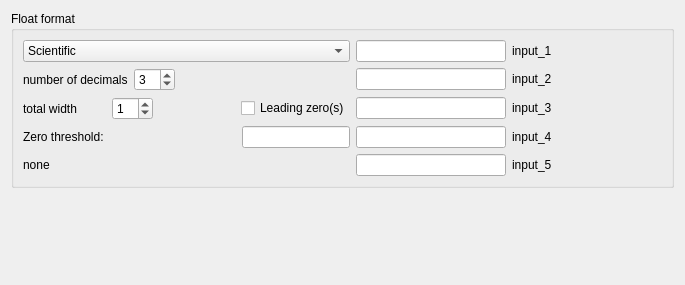
<?xml version="1.0" encoding="UTF-8"?>
<ui version="4.0">
 <class>input_file_settings</class>
 <widget class="QWidget" name="input_file_settings">
  <property name="geometry">
   <rect>
    <x>0</x>
    <y>0</y>
    <width>685</width>
    <height>285</height>
   </rect>
  </property>
  <property name="sizePolicy">
   <sizepolicy hsizetype="MinimumExpanding" vsizetype="MinimumExpanding">
    <horstretch>0</horstretch>
    <verstretch>0</verstretch>
   </sizepolicy>
  </property>
  <property name="minimumSize">
   <size>
    <width>685</width>
    <height>285</height>
   </size>
  </property>
  <property name="maximumSize">
   <size>
    <width>16777215</width>
    <height>16777215</height>
   </size>
  </property>
  <property name="windowTitle">
   <string>Input File</string>
  </property>
  <property name="layoutDirection">
   <enum>Qt::LeftToRight</enum>
  </property>
  <layout class="QVBoxLayout" name="verticalLayout">
   <item>
    <widget class="QGroupBox" name="groupBox">
     <property name="title">
      <string>Float format</string>
     </property>
     <layout class="QGridLayout" name="gridLayout_2" columnminimumwidth="1,10,10">
      <item row="4" column="1">
       <widget class="QLineEdit" name="input_ex_5">
        <property name="maximumSize">
         <size>
          <width>150</width>
          <height>16777215</height>
         </size>
        </property>
       </widget>
      </item>
      <item row="4" column="2">
       <widget class="QLabel" name="output_ex_5">
        <property name="sizePolicy">
         <sizepolicy hsizetype="Fixed" vsizetype="Fixed">
          <horstretch>0</horstretch>
          <verstretch>0</verstretch>
         </sizepolicy>
        </property>
        <property name="maximumSize">
         <size>
          <width>150</width>
          <height>16777215</height>
         </size>
        </property>
        <property name="text">
         <string>input_5</string>
        </property>
       </widget>
      </item>
      <item row="2" column="2">
       <widget class="QLabel" name="output_ex_3">
        <property name="sizePolicy">
         <sizepolicy hsizetype="Fixed" vsizetype="Fixed">
          <horstretch>0</horstretch>
          <verstretch>0</verstretch>
         </sizepolicy>
        </property>
        <property name="maximumSize">
         <size>
          <width>150</width>
          <height>16777215</height>
         </size>
        </property>
        <property name="text">
         <string>input_3</string>
        </property>
       </widget>
      </item>
      <item row="3" column="2">
       <widget class="QLabel" name="output_ex_4">
        <property name="sizePolicy">
         <sizepolicy hsizetype="Fixed" vsizetype="Fixed">
          <horstretch>0</horstretch>
          <verstretch>0</verstretch>
         </sizepolicy>
        </property>
        <property name="maximumSize">
         <size>
          <width>150</width>
          <height>16777215</height>
         </size>
        </property>
        <property name="text">
         <string>input_4</string>
        </property>
       </widget>
      </item>
      <item row="3" column="1">
       <widget class="QLineEdit" name="input_ex_4">
        <property name="maximumSize">
         <size>
          <width>150</width>
          <height>16777215</height>
         </size>
        </property>
       </widget>
      </item>
      <item row="1" column="1">
       <widget class="QLineEdit" name="input_ex_2">
        <property name="maximumSize">
         <size>
          <width>150</width>
          <height>16777215</height>
         </size>
        </property>
       </widget>
      </item>
      <item row="2" column="1">
       <widget class="QLineEdit" name="input_ex_3">
        <property name="maximumSize">
         <size>
          <width>150</width>
          <height>16777215</height>
         </size>
        </property>
       </widget>
      </item>
      <item row="0" column="1">
       <widget class="QLineEdit" name="input_ex_1">
        <property name="maximumSize">
         <size>
          <width>150</width>
          <height>16777215</height>
         </size>
        </property>
       </widget>
      </item>
      <item row="0" column="0">
       <widget class="QComboBox" name="format_type">
        <item>
         <property name="text">
          <string>Scientific</string>
         </property>
        </item>
        <item>
         <property name="text">
          <string>Floating</string>
         </property>
        </item>
       </widget>
      </item>
      <item row="2" column="0">
       <layout class="QHBoxLayout" name="horizontalLayout_3" stretch="1,0,1,0">
        <item>
         <widget class="QLabel" name="label_4">
          <property name="text">
           <string>total width</string>
          </property>
         </widget>
        </item>
        <item>
         <widget class="QSpinBox" name="total_width">
          <property name="maximum">
           <number>30</number>
          </property>
          <property name="value">
           <number>1</number>
          </property>
         </widget>
        </item>
        <item>
         <spacer name="horizontalSpacer_3">
          <property name="orientation">
           <enum>Qt::Horizontal</enum>
          </property>
          <property name="sizeHint" stdset="0">
           <size>
            <width>10</width>
            <height>10</height>
           </size>
          </property>
         </spacer>
        </item>
        <item>
         <widget class="QCheckBox" name="leading_zeros">
          <property name="enabled">
           <bool>true</bool>
          </property>
          <property name="text">
           <string>Leading zero(s)</string>
          </property>
          <property name="checked">
           <bool>false</bool>
          </property>
          <property name="prefEntry" stdset="0">
           <cstring>KeepResultsOnReRun</cstring>
          </property>
          <property name="prefPath" stdset="0">
           <cstring>Mod/Mbdyn/General</cstring>
          </property>
         </widget>
        </item>
       </layout>
      </item>
      <item row="3" column="0">
       <layout class="QHBoxLayout" name="horizontalLayout_6" stretch="1,0">
        <item>
         <widget class="QLabel" name="label_5">
          <property name="text">
           <string>Zero threshold:</string>
          </property>
         </widget>
        </item>
        <item>
         <widget class="QLineEdit" name="zero_threshold"/>
        </item>
       </layout>
      </item>
      <item row="1" column="0">
       <layout class="QHBoxLayout" name="horizontalLayout" stretch="0,0,0">
        <item>
         <widget class="QLabel" name="label_3">
          <property name="text">
           <string>number of decimals</string>
          </property>
         </widget>
        </item>
        <item>
         <widget class="QSpinBox" name="decimal_number">
          <property name="maximum">
           <number>30</number>
          </property>
          <property name="value">
           <number>3</number>
          </property>
         </widget>
        </item>
        <item>
         <spacer name="horizontalSpacer_2">
          <property name="orientation">
           <enum>Qt::Horizontal</enum>
          </property>
          <property name="sizeHint" stdset="0">
           <size>
            <width>80</width>
            <height>20</height>
           </size>
          </property>
         </spacer>
        </item>
       </layout>
      </item>
      <item row="1" column="2">
       <widget class="QLabel" name="output_ex_2">
        <property name="sizePolicy">
         <sizepolicy hsizetype="Fixed" vsizetype="Fixed">
          <horstretch>0</horstretch>
          <verstretch>0</verstretch>
         </sizepolicy>
        </property>
        <property name="maximumSize">
         <size>
          <width>150</width>
          <height>16777215</height>
         </size>
        </property>
        <property name="text">
         <string>input_2</string>
        </property>
       </widget>
      </item>
      <item row="4" column="0">
       <widget class="QLabel" name="format_spec">
        <property name="text">
         <string>none</string>
        </property>
       </widget>
      </item>
      <item row="0" column="2">
       <widget class="QLabel" name="output_ex_1">
        <property name="sizePolicy">
         <sizepolicy hsizetype="Expanding" vsizetype="Fixed">
          <horstretch>0</horstretch>
          <verstretch>0</verstretch>
         </sizepolicy>
        </property>
        <property name="maximumSize">
         <size>
          <width>150</width>
          <height>16777215</height>
         </size>
        </property>
        <property name="text">
         <string>input_1</string>
        </property>
       </widget>
      </item>
     </layout>
    </widget>
   </item>
   <item>
    <spacer name="verticalSpacer">
     <property name="orientation">
      <enum>Qt::Vertical</enum>
     </property>
     <property name="sizeHint" stdset="0">
      <size>
       <width>20</width>
       <height>40</height>
      </size>
     </property>
    </spacer>
   </item>
  </layout>
 </widget>
 <resources/>
 <connections/>
</ui>
